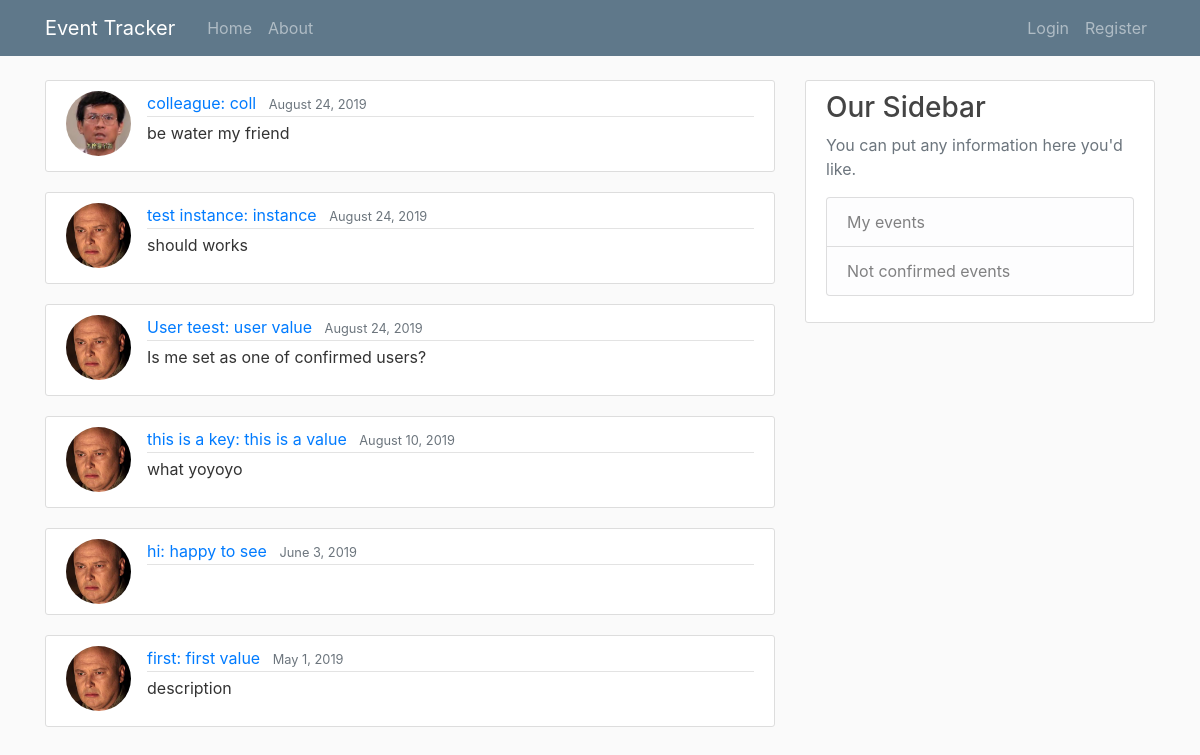
The app's page /, older data.
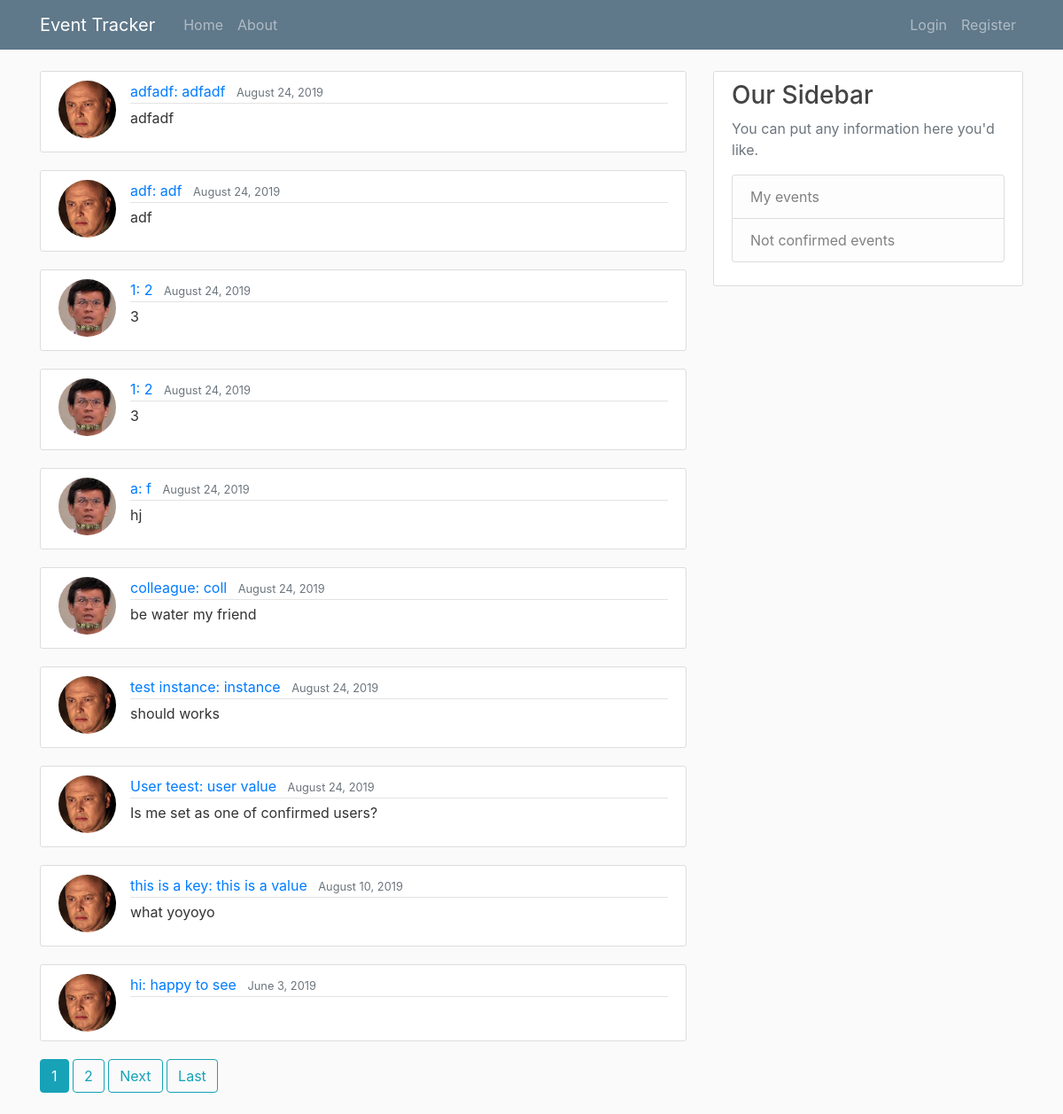
The same page, newer data.
### tracker/models.py (models this page shows, shortened)
class Event(models.Model):
    key = models.CharField(max_length=50)
    value = models.CharField(max_length=50)
    description = models.TextField()
    created_at = models.DateTimeField(default=timezone.now)
    last_modified = models.DateTimeField(auto_now=True)
    confirmed_user = models.ManyToManyField(User)

### users/models.py (models this page shows, shortened)
class Profile(models.Model):
    user = models.OneToOneField(User, on_delete=models.CASCADE)
    image = models.ImageField(default='profile_pics/default.jpg', upload_to='profile_pics')

### tracker/views.py (the view)
# urls.py: path('', EventListView.as_view(), name='tracker-home'),
class EventListView(ListView):
    model = Event
    template_name = 'tracker/home.html'
    context_object_name = 'events'
    ordering = ['-last_modified']
    paginate_by = 10

### tracker/templates/tracker/home.html (shortened to what this page needs)
{% extends "tracker/base.html" %}
{% block content %}
    {% for event in events %}
        <article class="media content-section">
            <img class="rounded-circle article-img" src="{{ event.confirmed_user.first.profile.image.url }}">
            <div class="media-body">
                <div class="article-metadata">
                    <a class="mr-2" href="{% url 'event-detail' event.id %}">{{ event.key }}: {{ event.value }}</a>
                    <small class="text-muted">{{ event.created_at|date:"F j, Y" }}</small>
                </div>
                <p class="article-content">{{ event.description }}</p>
            </div>
        </article>
    {% endfor %}
    {% if is_paginated %}
        {% for num in page_obj.paginator.page_range %}
            {% if page_obj.number == num %}
                <a class="btn btn-info mb-4" href="?page={{ num }}">{{ num }}</a>
            {% elif num > page_obj.number|add:'-5' and num < page_obj.number|add:'5' %}
                <a class="btn btn-outline-info mb-4" href="?page={{ num }}">{{ num }}</a>
            {% endif %}
        {% endfor %}
        {% if page_obj.has_next %}
            <a class="btn btn-outline-info mb-4" href="?page={{ page_obj.next_page_number }}">Next</a>
            <a class="btn btn-outline-info mb-4" href="?page={{ page_obj.paginator.num_pages }}">Last</a>
        {% endif %}
    {% endif %}
{% endblock %}

Row changes from the older to the newer data that the page shows:
no longer on this page (row unchanged): Event: confirmed_user.first.profile.image (picture), key "first", value "first value", created_at "May 1, 2019", description "description"
added Event: confirmed_user.first.profile.image (picture), key "adfadf", value "adfadf", created_at "August 24, 2019", description "adfadf"
added Event: confirmed_user.first.profile.image (picture), key "adf", value "adf", created_at "August 24, 2019", description "adf"
added Event: confirmed_user.first.profile.image (picture), key "1", value "2", created_at "August 24, 2019", description "3"
added Event: confirmed_user.first.profile.image (picture), key "1", value "2", created_at "August 24, 2019", description "3"
added Event: confirmed_user.first.profile.image (picture), key "a", value "f", created_at "August 24, 2019", description "hj"
Text that changed along with them:
new list line: "1"
new list line: "2"
text now shown: "Next Last"
